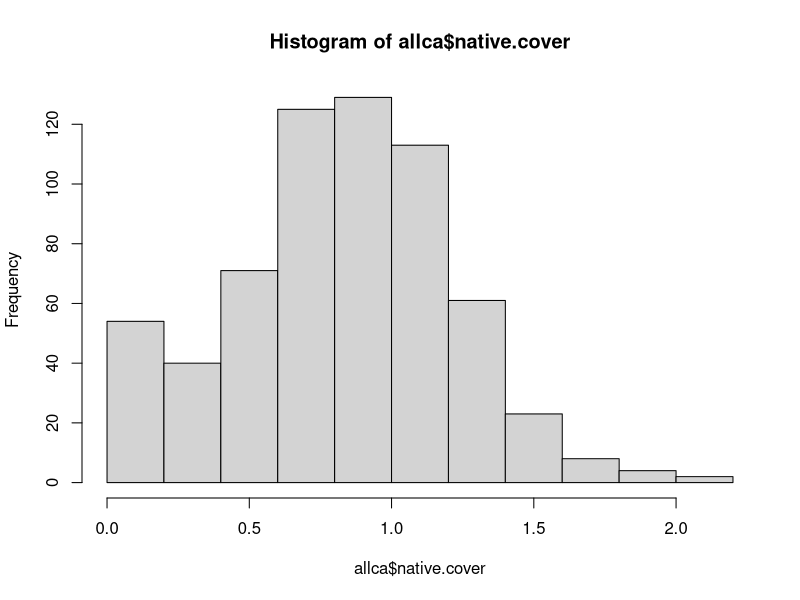

This figure's R source: (Note: this script raises an error after producing the figure.)
#### Analysis of drought treatments, CA 
#### how does drought effect native species in the different seeded communities? with 
#### different community CWM traits? and/or with our distance from targets?
#### 2 Q's: Are DT communities more tolerant of drought than random? than FD? 

## packages
library(tidyverse)
library(lme4)
library(lmerTest)

## load in data, clean and modify columns
# CA
comp.ca <- read.csv("data/comp_ca.csv") #read in California comp data
comp.ca$fesper.seeded <- as.factor(comp.ca$fesper.seeded)
comp.ca$fesper.present <- as.factor(comp.ca$fesper.present)
comp.ca$water <- as.factor(comp.ca$water)
comp.ca$year<-as.factor(comp.ca$Year)
comp.ca$trt <- as.factor(comp.ca$trt)
comp.ca$block <- as.factor(comp.ca$block)
comp.ca$trt <- tolower(comp.ca$trt) #make these lower to match cwm dataframe
comp.ca <- comp.ca %>% mutate(trt = str_replace(trt, "^r$", "rand")) #make r match rand in cwm df

cwm.ca <- read.csv("data/cwm_ca.csv")# California CWM data
cwm.ca <- cwm.ca %>% filter(year != "0") #remove predicted/target communities
cwm.ca$year <- as.factor(cwm.ca$year)
#make new sequence column
cwm.ca <- cwm.ca %>% mutate(yrorder = ifelse(year=="2021","1",
                                      ifelse(year=="2022","2",
                                      ifelse(year=="2023","3","0"))))
cwm.ca$yrorder <- as.numeric(cwm.ca$yrorder)
#add plot ID column (but give NA to target/predicted communities)
cwm.ca <- cwm.ca %>% 
  mutate(plot = paste(block, trt, sep = "."))
cwm.ca <- cwm.ca %>% filter(year != "0") #remove predicted/target communities

cwmFD <- read.csv("data/cwm_raoq_ca.csv") #add FD for traits that need it (rootdiam)
cwmFD <- cwmFD %>% select(block,trt,year,water,rootdiam) #only columns we need
cwm.ca <- merge(cwm.ca,cwmFD, all.x=T)
cwm.ca <- cwm.ca %>% select(-Rdiam) #remove CWM rootdiam column to avoid confusion

# combine to master df (remove spp columns for now)
allca <- merge(comp.ca[,-c(18:53,55:66)],cwm.ca,  #this merge drops monoculture plots
               by.y=c("year","trt","block","water"), 
               by.x=c("Year","trt","block","water"))
allca$trt <- as.factor(allca$trt)

# also combine CWM_distances dataframe to master df 
cadist <- read.csv("data/cwm_distances_ca.csv")
cadist <- cadist %>% select(-X) #%>% filter(trt.b.y!="target")
#break apart distances ID to make wider and merge together
cadist <- separate(cadist, trt.b.y, into = c("trt", "block", "year"), sep = "\\.")
cadist <- cadist %>% filter(trt!="target")

#cadist <- cadist %>% mutate(trt = str_replace(trt, "^r$", "rand")) #make r match rand in cwm df
allca <- merge(allca,cadist, 
               by.y=c("year","trt","block"), 
               by.x=c("Year","trt","block"), all=T)
allca$trt <- as.factor(allca$trt)
allca$plot.y <- as.factor(allca$plot.y)
allca$Year <- as.factor(allca$Year)

### how many WY 2022+2023 data need to be dropped from CWM calculations 
test <- allca %>% 
  mutate(propnative = native.cover/(native.cover+inv.grass.cov)*100) %>%
  filter(propnative < 80)
table(test$Year)
table(comp.ca$year)
(9+18+57)/(210*3)*100 # only 13% total observation to remove
allca <- allca %>% 
  mutate(propnative = native.cover/(native.cover+inv.grass.cov)*100)

## Ensure levels are correctly compared in models
allca$trt <- relevel(allca$trt, ref = "rand") # random as reference level
allca$water <- relevel(allca$water, ref = "1.25") # water as reference level (drought = treatment)
#for vizuals
droughtcols <- c("1.25"="skyblue", "0.5"="tomato") #create variable for color

### data summary
# look at response variable in each dataset
# CA
hist(allca$native.cover) # native cover in CA is not skewed
shapiro.test(allca$native.cover) #close enough to normal
## I am transforming WY data for normality, consider doing here to match.
# hist(sqrt(allca$native.cover)) # transform to match
# shapiro.test(sqrt(allca$native.cover)) #even less normal than before

#### remove all plots where CWM could not be validly calculated
suballca <- allca %>% filter(propnative >= 80)

#### Linear models of native cover ~ treatments:
### Cover-only model:
#m1.ca <- lmer(sqrt(native.cover) ~ trt * water + (1 | Year) + (1 | plot.y), data = allca)
## I am getting a singularity error (probably from very small variance in random effects)
## models runs with warning, but removing plot for now since it encapsulates 
## essentially 0 variance.

### current cover-only model: (extremely similar w/ sqrt)
### (unsebsetted data could be used for this model)
m1.ca <- lmer(native.cover ~ trt * water + (1 | Year), data = suballca)
summary(m1.ca) 
anova(m1.ca) #effect of water
emm.ca <- emmeans(m1.ca, c("trt","water"))
pairs(emm.ca)
#view
ggplot(suballca, aes(y=native.cover,x=trt,fill=water))+
  geom_boxplot()+
  scale_fill_manual(values=droughtcols)#+
  facet_wrap(~Year)

### CWM trait model: (individual models only right now)
### These models show how CWM effected the relationship with an environmental
### variable across the whole site
#lma model
m2lma.ca <- lmer(native.cover ~ water * LMA + (1 | Year), data = suballca)
summary(m2lma.ca) 
anova(m2lma.ca) #water and lma important
emm.ca <- emmeans(m2lma.ca, c("LMA","water"))
pairs(emm.ca)
#view
ggplot(suballca, aes(y=native.cover,x=LMA,color=water))+
  geom_point()+
  geom_smooth(method = "lm")+
  scale_color_manual(values=droughtcols)+
  xlim(-.8,1.5) #+ #remove outlier?
  facet_wrap(~Year)
#compare
anova(m1.ca,m2lma.ca) #Equivalent fit as model with seeding
#seed mass model
m2sm.ca <- lmer(native.cover ~ water * seed.mass + (1 | Year), data = suballca)
summary(m2sm.ca) 
anova(m2sm.ca) #only water
emm.ca <- emmeans(m2sm.ca2, c("seed.mass","water"))
pairs(emm.ca)
#view
ggplot(suballca, aes(y=native.cover,x=seed.mass,color=water))+
  geom_point()+
  geom_smooth(method = "lm")+
  scale_color_manual(values=droughtcols)#+
  facet_wrap(~Year)
#compare
anova(m1.ca,m2sm.ca) #Not as good as seeding trt
anova(m2lma.ca,m2sm.ca) #same as lma? lma has lower AIC tho
#rootdiam model
suballca$rootdiam <- normalize(suballca$rootdiam) # normalize FD
m2rd.ca <- lmer(native.cover ~ water * rootdiam + (1 | Year), data = suballca)
summary(m2rd.ca) 
anova(m2rd.ca) #only water important (Rdiam was, but not really relevant)
emm.ca <- emmeans(m2rd.ca, c("rootdiam","water"))
pairs(emm.ca)
#view
ggplot(suballca, aes(y=native.cover,x=rootdiam,color=water))+
  geom_point()+
  geom_smooth(method = "lm")+
  scale_color_manual(values=droughtcols)#+
facet_wrap(~Year)
#compare
anova(m1.ca,m2rd.ca) #Equivalent fit as model with seeding
anova(m2lma.ca,m2rd.ca) #same as lma? lma has lower AIC tho
anova(m2sm.ca,m2rd.ca) #same as sm? sm has WAY lower AIC tho
### Multivariate traits model/ value?

### CWM distance model: 
## trt can be dropped
m3.ca <- lmer(native.cover ~ trt * dist * water + (1 | Year), data = suballca)
summary(m3.ca)
anova(m3.ca) #cov effected by water, and dist:water int.
emm.ca <- emmeans(m3.ca, c("trt","water","dist"))
pairs(emm.ca)
#view
ggplot(suballca, aes(y=native.cover,x=dist,color=water))+
  geom_point()+
  geom_smooth(method = "lm")+
  scale_color_manual(values=droughtcols)#+
  facet_grid(Year~trt)
#compare
anova(m1.ca,m3.ca) #Better than seeding trt alone!
anova(m2lma.ca,m3.ca) #NOT better than/equivalent to LMA or rootdiam CWM
anova(m2sm.ca,m3.ca) #slightly better than CWM sm alone
#when not including trt w/ dist*water is a strong model
#water is highly correlated with out ability to hit our targets
